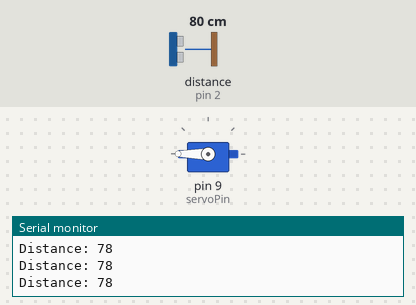
Bench run of a sketch on a simulated Arduino Uno, built with avr-gcc and run on an emulated ATmega328P. Parts: servo, the last lines printed to the serial monitor. Wiring (inferred from the names in the program): ultrasonic range finder: trigger pin 3; echo pin 2. The test bench sets the inputs (shaded band); at power-on: distance to the obstacle (sensor on pin 2) 80 cm. The echo pulse lasts 58.3 µs per cm.

Above: at 1.2 s.
1.3 s: distance to the obstacle (sensor on pin 2) set to 18 cm
2.8 s: distance to the obstacle (sensor on pin 2) set to 13 cm
At 3.4 s:
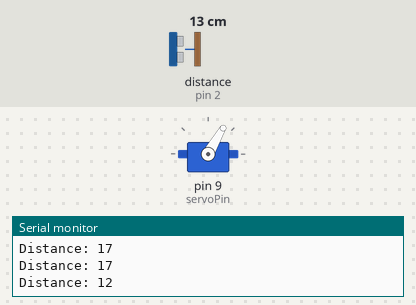
4.3 s: distance to the obstacle (sensor on pin 2) set to 35 cm
At 6.9 s:
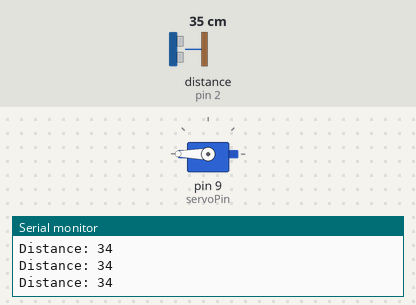
7.3 s: distance to the obstacle (sensor on pin 2) set to 2 cm
At 8.9 s:
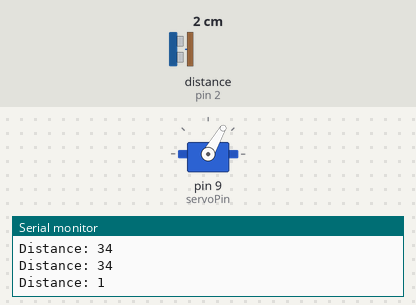
Timing chart, 0 to 9.9 s (numbered marks = the images above; inputs shaded):
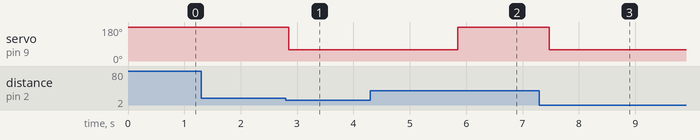

The sketch:

Auto_Door.ino
```cpp
/*
  ---------------------------------------------------------
  Project         : Automatic Door with Ultrasonic Sensor
  Youtube Channel : @AmithLabs
  Author          : Amith Wijekoon
  ---------------------------------------------------------

  This Arduino project demonstrates a simple automatic
  door system using an ultrasonic sensor and a servo motor.

  When an object is detected within 14 cm, the door opens
  automatically. After a 3-second delay, the door closes.

  This project is ideal for learning basic automation,
  distance measurement, and servo control using Arduino.

  ---------------------------------------------------------
  Hardware Connections
  ---------------------------------------------------------

  Ultrasonic Sensor (HC-SR04)
    TRIG -> Pin 3
    ECHO -> Pin 2

  Servo Motor
    Door Servo -> Pin 9

  ---------------------------------------------------------
*/
#include <Servo.h>

Servo doorServo;

// Pin definitions
const int trigPin = 3;
const int echoPin = 2;
const int servoPin = 9;

// Variables
long duration;
int distance;
bool doorOpen = false;

void setup() {
  pinMode(trigPin, OUTPUT);
  pinMode(echoPin, INPUT);

  doorServo.attach(servoPin);
  doorServo.write(180); // door closed

  Serial.begin(9600);
}

void loop() {

  // Send ultrasonic pulse
  digitalWrite(trigPin, LOW);
  delayMicroseconds(2);

  digitalWrite(trigPin, HIGH);
  delayMicroseconds(10);
  digitalWrite(trigPin, LOW);

  // Read echo
  duration = pulseIn(echoPin, HIGH);

  // Calculate distance (cm)
  distance = duration * 0.034 / 2;

  Serial.print("Distance: ");
  Serial.println(distance);

  // If object closer than 14cm
  if (distance > 0 && distance <= 14 && !doorOpen) {

    doorServo.write(60); // open door
    doorOpen = true;

    delay(3000); // wait 3 seconds

    doorServo.write(180); // close door
    doorOpen = false;
  }

  delay(200);
}
```

Measured:
- the behaviour switches between 16 and 15 cm on distance to the obstacle (sensor on pin 2) (found by bisection; images 0 and 1)
- after the input at 2.8 s, servo on pin 9 (servoPin): 180° → 60° after 0.05 s
- after the input at 4.3 s, servo on pin 9 (servoPin): goes on until 5.9 s, then stays 180°
- after the input at 7.3 s, servo on pin 9 (servoPin): 180° → 60° after 0.17 s
